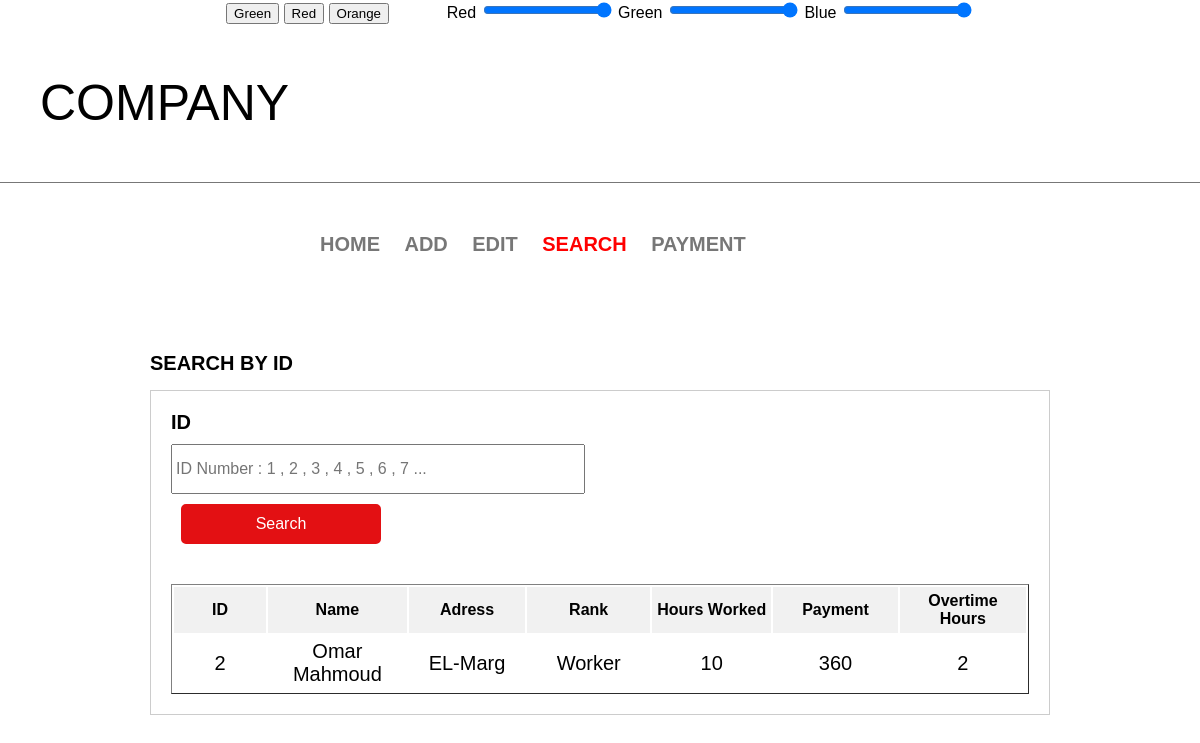
The app's page /Search.php?ID=2 with its own data.
### tables this page shows
CREATE TABLE `Employe_Data` (
  `ID` int(11) NOT NULL,
  `Name` varchar(45) DEFAULT NULL,
  `adress` varchar(45) DEFAULT NULL,
  `rank` varchar(45) DEFAULT NULL,
  `hours_worked` int(11) DEFAULT NULL,
  `payment` float DEFAULT NULL,
  `overtime_hours` int(11) DEFAULT NULL
);

### Search.php (the view, shortened to what this page needs)
 <?php
 include 'connection.php';
 $error['ID'] = "";
?>
 <!DOCTYPE html>
 <html lang="en" dir="ltr">
   <head>
     <link rel="stylesheet" href="style.css">
   </head>
   <body>
     <center>
       <input type="submit" class="btn2" onclick="changeBackground('green')" value="Green" >
       <input type="submit" class="btn2" onclick="changeBackground('red')" value="Red">
       <input type="submit" class="btn2" onclick="changeBackground('orange')" value="Orange"> &nbsp;&nbsp;&nbsp;&nbsp;&nbsp;&nbsp;&nbsp;&nbsp;&nbsp;&nbsp;&nbsp;
     Red <input type="range" id="red" value="255" min="0" max="255" onchange="onSliderChanged()" style="background:red">
     Green <input type="range" id="green" value="255" min="0" max="255" onchange="onSliderChanged()" style="background:green">
     Blue <input type="range" id="blue" value="255" min="0" max="255" onchange="onSliderChanged()" style="background:blue">
   </center>
    <header class="head">
      <p>company</p>
    </header>
    <div class="container">
      <div class="links">
         <a href="index.php">Home</a>
         <a href="add_employe.php">Add</a>
         <a href="updateData.php">Edit</a>
         <a href="Search.php" class="ch">Search</a>
         <a href="showData.php">payment</a>
      </div>
  </div><br><br>
  <article>
    <div class="header_form">
      Search By ID
    </div>
    <div class="registration">
      <form method="get">
        <div class="field_input">
          <label>ID</label><br />
          <input type="number" name="ID" placeholder="ID Number : 1 , 2 , 3 , 4 , 5 , 6 , 7 ... ">
          <?php  echo $error['ID'];?><br>
          <input type="submit" name="submit" value="Search" class="btn1" style="width:200px">
        </div>
  </form>
     <div class="SearchId">
  <?php
   $error = array(
                  'ID' => '',
          );
   if(!empty($_GET['ID']))
   {
     $ID = $_GET['ID'];
     $sql = "SELECT * FROM Employe_Data WHERE ID = ?";
     $stmt = $con -> prepare($sql);
     $stmt -> execute(array($ID));
     $sql2 = "SELECT * FROM Employe_Data WHERE ID = ?";
     $stmt2 = $con -> prepare($sql2);
     $stmt2 -> execute(array($ID));
     $number = $stmt2 -> rowCount();
     if($number > 0)
     {
           echo "<table border = 1>";
           echo "<tr>
           <th style='text-align:center'>ID</th>
           <th style='text-align:center'>Name</th>
           <th style='text-align:center'>Adress</th>
           <th style='text-align:center'>Rank</th>
           <th style='text-align:center'>Hours Worked</th>
           <th style='text-align:center'>Payment</th>
           <th style='text-align:center'>Overtime Hours</th>
           </tr>";
           while($row = $stmt->fetch())
           {
             echo "<tr>";
             echo "<td style='text-align:center'>$row[0]</td>";
             echo "<td style='text-align:center'>$row[1]</td>";
             echo "<td style='text-align:center'>$row[2]</td>";
             echo "<td style='text-align:center'>$row[3]</td>";
             echo "<td style='text-align:center'>$row[4]</td>";
             echo "<td style='text-align:center'>$row[5]</td>";
             echo "<td style='text-align:center'>$row[6]</td>";
             echo "</tr>";
           }
     }
     else
     {
       echo "<span class='error'>The Data of ID [ $ID ] is Not Found or You Don't Have Permission To Read</span><br>";
     }
   }
else
  {
     $error['ID'] = "<span class='error'>* ID is Required</span>";
  }
  ?>
</div>
    </div>
      </article>
</body>
</html>

### style.css (style rules this page uses)
body { margin:0px; padding:0px; font-family:Arial }
.head { border-bottom:1px solid #777; padding-left:40px; font-size:50px; text-transform:uppercase; }
.container { width:600px; margin: 50px auto 0px; }
.links { margin-bottom:30px; text-transform:uppercase; }
.links a { text-decoration:none; color:#777; padding-left:20px; font-size:20px; font-weight:bold }
article { width:900px; margin:0px auto; }
.header_form { text-align:left; margin:30px 0px 15px; font-size: 20px; font-weight:bold; text-transform:uppercase; }
.registration { border:1px solid #ccc; }
.field_input { width: 90%; margin:5px; padding:15px; }
.field_input label { font-size: 20px; font-weight:bold; }
.field_input input { width:50%; height:40px; margin-top:10px; padding:3px; outline:none; font-size:16px; }
.btn1 { background-color:rgba(227,16,19,1); width:200px; margin-left:10px; padding:10px; color:#fff; font-size:20px; border:2px solid #e31013; transition-duration: 0.4s; cursor:pointer; border-radius:5px; text-align:center; outline:none; }
.container .links .ch { color:#f00; }
.registration .SearchId { padding: 20px; }
th { background-color:#f1f1f1; border:none; padding:5px; width:200px; }
td { font-size:20px; border:none; padding:5px; }

### records on screen
employe_data: ID "2", Name "Omar Mahmoud", adress "EL-Marg", rank "Worker", hours_worked "10", payment "360", overtime_hours "2"
